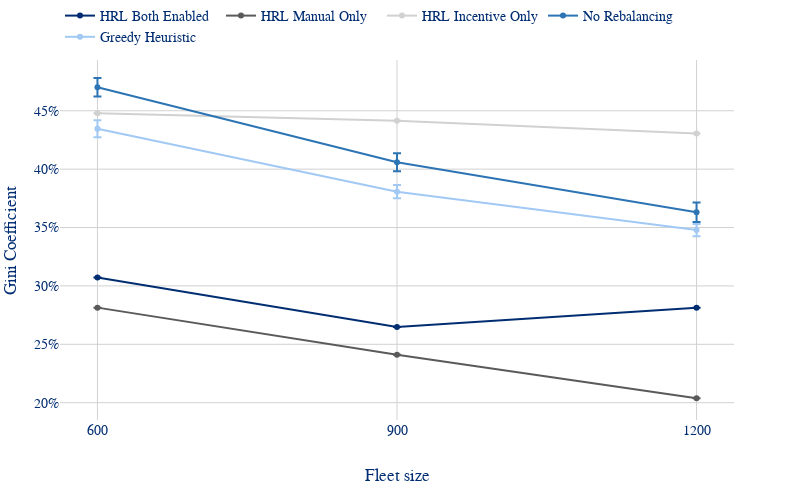

The notebook cell saved with this chart:
### Code cell
plot_fleet_linechart(full_results, "mean_gini_index").show()

### Figure 1 — Plotly figure (JSON) as saved in the notebook; plotly's stock layout.template omitted (floating-point values rounded to 4 significant figures)
{"data": [{"error_y": {"array": [0.0, 0.0, 0.0], "type": "data", "visible": true}, "hovertemplate": "Model=%{text}<br>Fleet=%{x}<br>Mean=%{y:.4f}<extra></extra>", "mode": "lines+markers", "name": "HRL Both Enabled", "text": ["HRL Both Enabled", "HRL Both Enabled", "HRL Both Enabled"], "type": "scatter", "x": [600, 900, 1200], "y": [0.3073, 0.2649, 0.2814]}, {"error_y": {"array": [0.0, 0.0, 0.0], "type": "data", "visible": true}, "hovertemplate": "Model=%{text}<br>Fleet=%{x}<br>Mean=%{y:.4f}<extra></extra>", "mode": "lines+markers", "name": "HRL Manual Only", "text": ["HRL Manual Only", "HRL Manual Only", "HRL Manual Only"], "type": "scatter", "x": [600, 900, 1200], "y": [0.2814, 0.241, 0.2038]}, {"error_y": {"array": [0.0, 0.0, 0.0], "type": "data", "visible": true}, "hovertemplate": "Model=%{text}<br>Fleet=%{x}<br>Mean=%{y:.4f}<extra></extra>", "mode": "lines+markers", "name": "HRL Incentive Only", "text": ["HRL Incentive Only", "HRL Incentive Only", "HRL Incentive Only"], "type": "scatter", "x": [600, 900, 1200], "y": [0.4478, 0.4414, 0.4305]}, {"error_y": {"array": [0.007953, 0.007701, 0.008356], "type": "data", "visible": true}, "hovertemplate": "Model=%{text}<br>Fleet=%{x}<br>Mean=%{y:.4f}<extra></extra>", "mode": "lines+markers", "name": "No Rebalancing", "text": ["No Rebalancing", "No Rebalancing", "No Rebalancing"], "type": "scatter", "x": [600, 900, 1200], "y": [0.4701, 0.4059, 0.3632]}, {"error_y": {"array": [0.007346, 0.005681, 0.005212], "type": "data", "visible": true}, "hovertemplate": "Model=%{text}<br>Fleet=%{x}<br>Mean=%{y:.4f}<extra></extra>", "mode": "lines+markers", "name": "Greedy Heuristic", "text": ["Greedy Heuristic", "Greedy Heuristic", "Greedy Heuristic"], "type": "scatter", "x": [600, 900, 1200], "y": [0.4346, 0.3807, 0.3478]}], "layout": {"height": 500, "legend": {"orientation": "h", "x": 0, "xanchor": "left", "y": 1.02, "yanchor": "bottom"}, "margin": {"b": 80, "l": 60, "r": 66, "t": 0}, "width": 800, "xaxis": {"categoryarray": ["600", "900", "1200"], "categoryorder": "array", "title": {"text": "Fleet size"}, "type": "category"}, "yaxis": {"tickformat": ".0%", "title": {"text": "Gini Coefficient"}}}}
